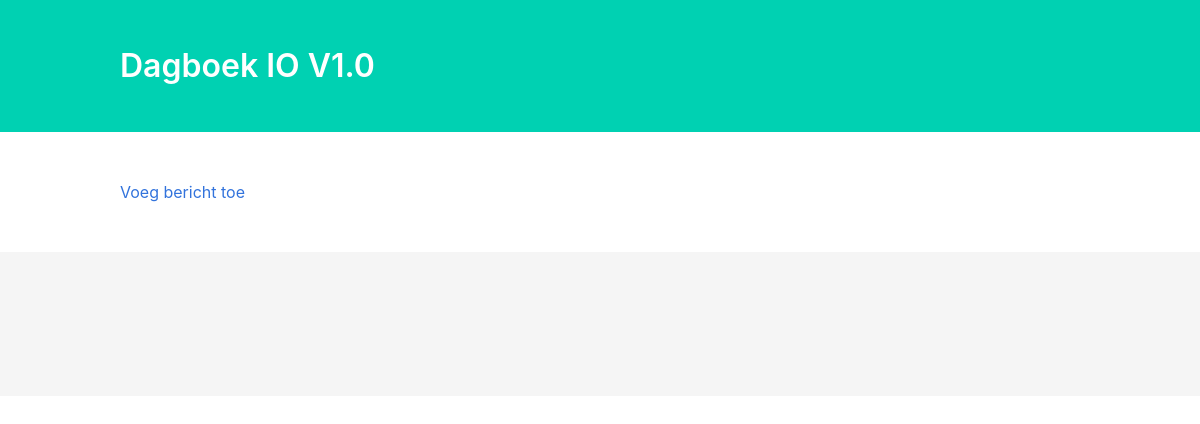
The app's page /, older data.
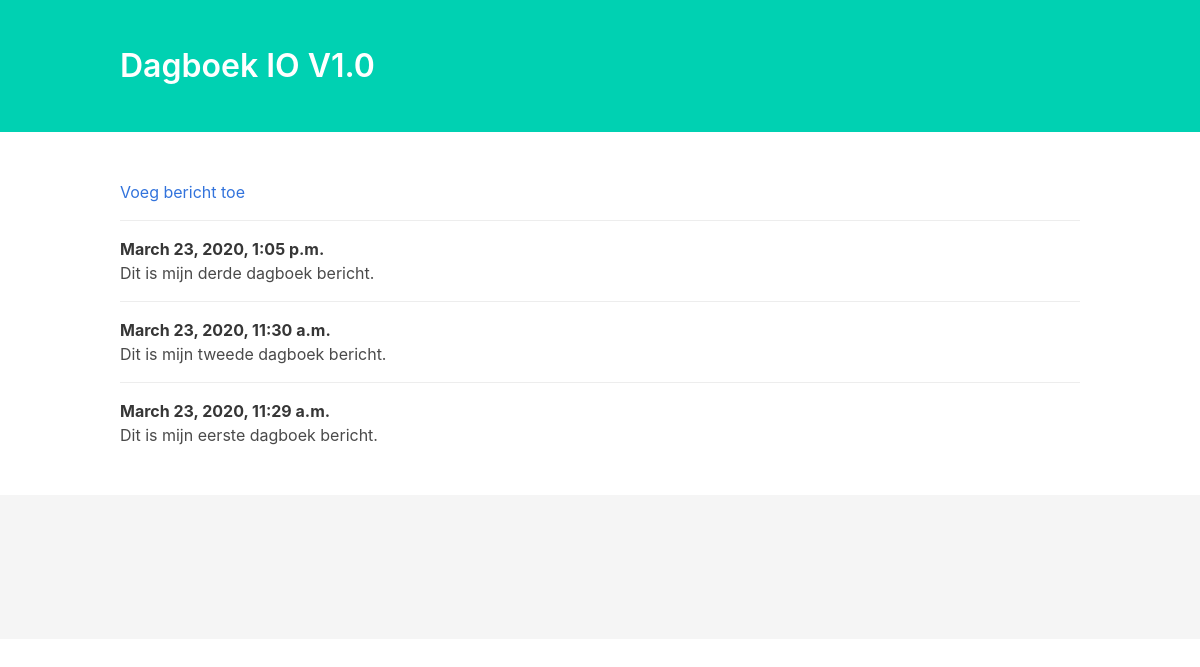
The same page, newer data.
### entries/models.py (models this page shows, shortened)
class Entry(models.Model):
    text = models.TextField()
    date_posted = models.DateTimeField(auto_now_add=True)
    class Meta:
        verbose_name_plural = 'entries'

### entries/views.py (the view)
# urls.py: path('', views.index, name='home'),
def index(request):
    entries = Entry.objects.order_by('-date_posted')
    context = {'entries': entries}
    return render(request, 'entries/index.html', context)

### entries/templates/entries/index.html (shortened to what this page needs)
<!DOCTYPE html>
<html lang="en">
<head>
    {% load static %}
    <link rel="stylesheet" href="{% static './css/bulma.min.css' %}" />
</head>
<body>
    <section class="hero is-primary">
        <div class="hero-body">
            <div class="container">
                <h1 class="title">
                    Dagboek IO V1.0
                </h1>
            </div>
        </div>
    </section>
    <section class="section">
        <div class="container">
            <article class="media">
                <div class="media-content">
                    <div class="content">
                        <a href="{% url 'add' %}">Voeg bericht toe</a>
                    </div>
                </div>
            </article>
            {% for entry in entries %}
            <article class="media">
                <div class="media-content">
                    <div class="content">
                        <p>
                            <strong>{{ entry.date_posted }}</strong>
                            <br> {{ entry.text }}
                        </p>
                    </div>
                </div>
            </article>
            {% endfor %}
    </section>
    <footer class="footer">
    </footer>
</body>
</html>

Row changes from the older to the newer data that the page shows:
added Entry: date_posted "March 23, 2020, 1:05 p.m.", text "Dit is mijn derde dagboek bericht."
added Entry: date_posted "March 23, 2020, 11:30 a.m.", text "Dit is mijn tweede dagboek bericht."
added Entry: date_posted "March 23, 2020, 11:29 a.m.", text "Dit is mijn eerste dagboek bericht."
